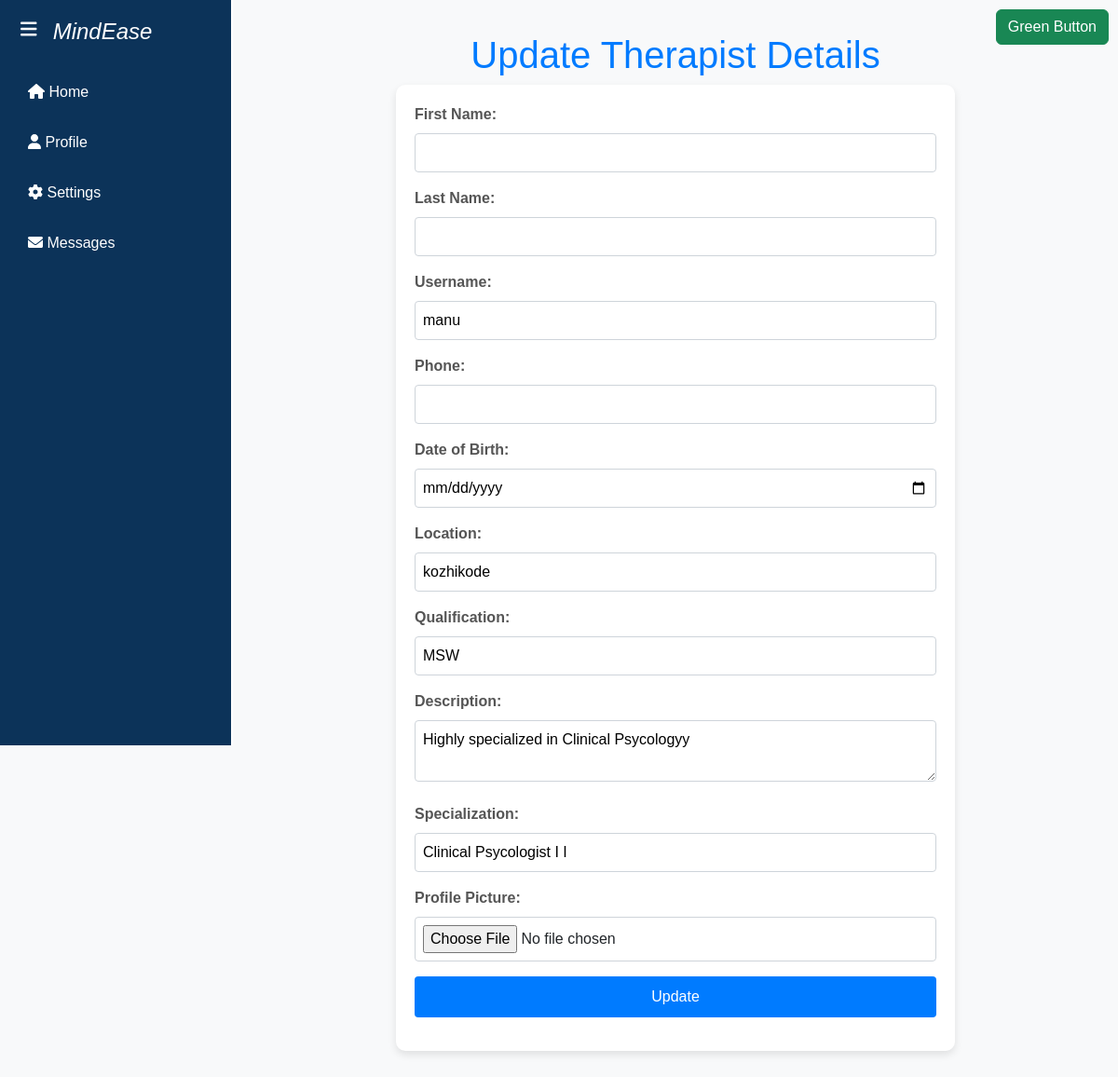
/therapists/35/update/, run on the app's committed database.
### app1/models.py (models this page shows)
class User(AbstractUser):
    class Role(models.TextChoices):
        ADMIN = "ADMIN", "Admin"
        THERAPIST = "THERAPIST", "Therapist"
        USER = "USER", "User"
    role = models.CharField(max_length=50, choices=Role.choices)
    phone_number = models.CharField(max_length=15, blank=True, null=True)
    dob = models.DateField(blank=True, null=True)
    location = models.CharField(max_length=255, blank=True, null=True)
    qualification = models.CharField(max_length=255, blank=True, null=True)
    description = models.TextField(blank=True, null=True)
    specialization = models.CharField(max_length=255, blank=True, null=True)
    is_approved = models.BooleanField(default=False)
    is_therapist = models.BooleanField(default=False)
    profile_picture = models.ImageField(upload_to='profile_pics/', blank=True, null=True)

### app1/views.py (the view, shortened to what this page needs)
# urls.py: path('therapists/<int:therapist_id>/update/', views.update_therapist, name='update_therapist'),
def update_therapist(request, therapist_id):
    therapist = get_object_or_404(User, id=therapist_id, role=User.Role.THERAPIST)
    return render(request, 'therapist_update.html', {'therapist': therapist})

### templates/therapist_update.html (shortened to what this page needs)
<!DOCTYPE html>
<html lang="en">
<head>
  <link href="https://cdn.jsdelivr.net/npm/bootstrap@5.3.0/dist/css/bootstrap.min.css" rel="stylesheet">
  <link href="https://cdnjs.cloudflare.com/ajax/libs/font-awesome/6.0.0/css/all.min.css" rel="stylesheet">
</head>
<body>
<div class="wrapper">
  <nav id="sidebar">
    <div class="sidebar-header">
      <strong><i><h3 id="brand">&nbsp;&nbsp;&nbsp;&nbsp;&nbsp;&nbsp;&nbsp;MindEase</h3></i></strong>
    </div>
    <div id="sidebar-content">
      <ul class="list-unstyled components">
        <li>
          <a href="/Tdash" class="sidebar-link">
            <i class="fas fa-home"></i> <span class="sidebar-content-text">Home</span>
          </a>
        </li>
        <li>
          <a href="#" class="sidebar-link">
            <i class="fas fa-user"></i> <span class="sidebar-content-text">Profile</span>
          </a>
        </li>
        <li>
          <a href="#" class="sidebar-link">
            <i class="fas fa-cog"></i> <span class="sidebar-content-text">Settings</span>
          </a>
        </li>
        <li>
          <a href="#" class="sidebar-link">
            <i class="fas fa-envelope"></i> <span class="sidebar-content-text">Messages</span>
          </a>
        </li>
      </ul>
    </div>
    <button type="button" id="sidebarCollapse" class="btn btn-dark">
      <i class="fas fa-bars"></i>
    </button>
  </nav>
  <div id="content">
    <div class="d-flex justify-content-between align-items-center">
      <button type="button" class="btn btn-success" id="top-right-button">Green Button</button>
    </div>
    <!DOCTYPE html>
<html>
<head>
</head>
<body>
    <h1>Update Therapist Details</h1>
    <form method="post" action="{% url 'update_therapist' therapist.id %}" enctype="multipart/form-data">
        <label for="firstname">First Name:</label>
        <input type="text" id="firstname" name="firstname" value="{{ therapist.firstname }}">
        <label for="lastname">Last Name:</label>
        <input type="text" id="lastname" name="lastname" value="{{ therapist.lastname }}">
        <label for="username">Username:</label>
        <input type="text" id="username" name="username" value="{{ therapist.username }}">
        <label for="phone">Phone:</label>
        <input type="tel" id="phone" name="phone" value="{{ therapist.phone }}">
        <label for="dob">Date of Birth:</label>
        <input type="date" id="dob" name="dob" value="{{ therapist.dob }}">
        <label for="location">Location:</label>
        <input type="text" id="location" name="location" value="{{ therapist.location }}">
        <label for="qualification">Qualification:</label>
        <input type="text" id="qualification" name="qualification" value="{{ therapist.qualification }}">
        <label for="description">Description:</label>
        <textarea id="description" name="description">{{ therapist.description }}</textarea>
        <label for="specialization">Specialization:</label>
        <input type="text" id="specialization" name="specialization" value="{{ therapist.specialization }}">
        <label for="profile_picture">Profile Picture:</label>
        <input type="file" id="profile_picture" name="profile_picture" value="{{ user.profile_picture }}">
        <input type="submit" value="Update">
    </form>
</body>
</html>
  </div>
</div>
</body>
</html>

### templates/therapist_update.html (style rules this page uses)
body { font-family: 'Arial', sans-serif; margin: 0; }
.wrapper { display: flex; position: relative; }
#sidebar { height: 100vh; width: 250px; position: fixed; top: 0; left: 0; background-color: #0c3359; padding-top: 20px; color: #fff; transition: all 0.3s; border-right: 2px solid #fff; }
#sidebar-content { padding: 20px; }
#content { flex-grow: 1; padding: 15px; transition: all 0.3s; margin-left: 250px; }
.sidebar-link { padding: 10px; text-decoration: none; color: #fff; display: block; margin-bottom: 10px; }
#top-right-button { position: fixed; top: 10px; right: 10px; }
#sidebarCollapse { position: fixed; top: 10px; left: 10px; z-index: 1; background: none; border: none; color: #fff; font-size: 20px; cursor: pointer; transition: all 0.3s; }
#brand { margin-left: 10px; font-size: 1.5em; }
body { font-family: Arial, sans-serif; background-color: #f8f9fa; margin: 0; padding: 20px; box-sizing: border-box; }
h1 { text-align: center; color: #007bff; }
form { max-width: 600px; margin: 0 auto; background-color: #ffffff; padding: 20px; border-radius: 10px; box-shadow: 0 4px 8px rgba(0, 0, 0, 0.1); }
label { display: block; margin-bottom: 8px; font-weight: bold; color: #555555; }
input, textarea, select { width: 100%; padding: 8px; margin-bottom: 16px; border: 1px solid #ced4da; border-radius: 4px; box-sizing: border-box; }
textarea { resize: vertical; }
input[type="submit"] { background-color: #007bff; color: #ffffff; padding: 10px 20px; border: none; border-radius: 4px; cursor: pointer; }

### data on the page
User: username "manu", location "kozhikode", qualification "MSW", description "Highly specialized in Clinical Psycologyy", specialization "Clinical Psycologist I I"
